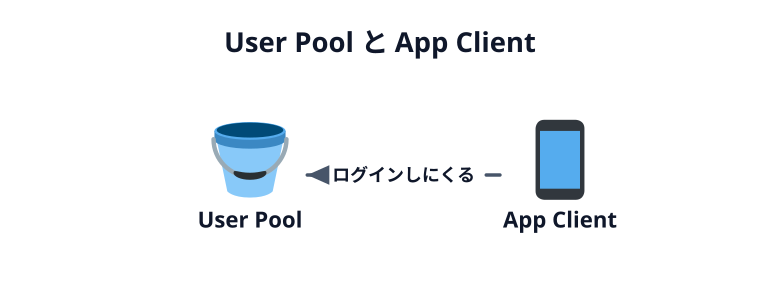

This chart was generated by the following Python code:
import os, sys
sys.path.insert(0, os.path.expanduser("~/.claude/skills/genfig"))
from genfig import Canvas
# User Pool の中にユーザー、外からアプリ（CONTAINER）
c = Canvas(760, 300)
c.text(380, 52, "User Pool と App Client", scale="title", align="middle")
pool = c.node(250, 175, "User Pool", emoji_cp="1faa3")  # 🪣 ユーザーを入れておくバケツ
app = c.node(560, 175, "App Client", emoji_cp="1f4f1")
c.link(app, pool, label="ログインしにくる")
c.save("00-thumbnail.svg")
